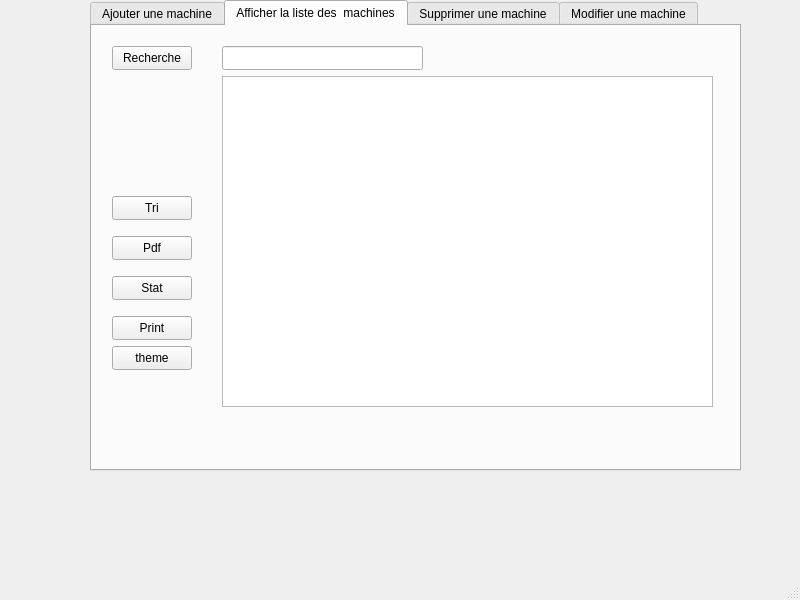
<?xml version="1.0" encoding="UTF-8"?>
<ui version="4.0">
 <class>MainWindow</class>
 <widget class="QMainWindow" name="MainWindow">
  <property name="geometry">
   <rect>
    <x>0</x>
    <y>0</y>
    <width>800</width>
    <height>600</height>
   </rect>
  </property>
  <property name="windowTitle">
   <string>MainWindow</string>
  </property>
  <widget class="QWidget" name="centralwidget">
   <widget class="QTabWidget" name="tabWidget">
    <property name="geometry">
     <rect>
      <x>90</x>
      <y>0</y>
      <width>651</width>
      <height>471</height>
     </rect>
    </property>
    <property name="currentIndex">
     <number>1</number>
    </property>
    <widget class="QWidget" name="tab">
     <attribute name="title">
      <string>Ajouter une machine</string>
     </attribute>
     <widget class="QGroupBox" name="groupBox">
      <property name="geometry">
       <rect>
        <x>80</x>
        <y>30</y>
        <width>451</width>
        <height>441</height>
       </rect>
      </property>
      <property name="title">
       <string>Ajouter machine</string>
      </property>
      <widget class="QLabel" name="label_3">
       <property name="geometry">
        <rect>
         <x>10</x>
         <y>180</y>
         <width>81</width>
         <height>16</height>
        </rect>
       </property>
       <property name="text">
        <string>DescriptionM</string>
       </property>
      </widget>
      <widget class="QLineEdit" name="le_etatM">
       <property name="geometry">
        <rect>
         <x>140</x>
         <y>80</y>
         <width>113</width>
         <height>20</height>
        </rect>
       </property>
      </widget>
      <widget class="QLineEdit" name="le_responsableM">
       <property name="geometry">
        <rect>
         <x>140</x>
         <y>130</y>
         <width>113</width>
         <height>20</height>
        </rect>
       </property>
      </widget>
      <widget class="QLineEdit" name="le_emplacementM">
       <property name="geometry">
        <rect>
         <x>140</x>
         <y>230</y>
         <width>113</width>
         <height>20</height>
        </rect>
       </property>
      </widget>
      <widget class="QLineEdit" name="le_descriptionM">
       <property name="geometry">
        <rect>
         <x>140</x>
         <y>180</y>
         <width>113</width>
         <height>20</height>
        </rect>
       </property>
      </widget>
      <widget class="QLabel" name="label_4">
       <property name="geometry">
        <rect>
         <x>10</x>
         <y>230</y>
         <width>91</width>
         <height>16</height>
        </rect>
       </property>
       <property name="text">
        <string>EmplacementM</string>
       </property>
      </widget>
      <widget class="QLabel" name="label_6">
       <property name="geometry">
        <rect>
         <x>10</x>
         <y>130</y>
         <width>101</width>
         <height>16</height>
        </rect>
       </property>
       <property name="text">
        <string>ResponsableM</string>
       </property>
      </widget>
      <widget class="QLabel" name="label_7">
       <property name="geometry">
        <rect>
         <x>10</x>
         <y>80</y>
         <width>47</width>
         <height>13</height>
        </rect>
       </property>
       <property name="text">
        <string>EtatM</string>
       </property>
      </widget>
      <widget class="QLineEdit" name="le_id_M">
       <property name="geometry">
        <rect>
         <x>140</x>
         <y>30</y>
         <width>113</width>
         <height>20</height>
        </rect>
       </property>
      </widget>
      <widget class="QLabel" name="label_8">
       <property name="geometry">
        <rect>
         <x>10</x>
         <y>30</y>
         <width>91</width>
         <height>16</height>
        </rect>
       </property>
       <property name="text">
        <string>Id_M</string>
       </property>
      </widget>
      <widget class="QPushButton" name="pb_ajouter">
       <property name="geometry">
        <rect>
         <x>110</x>
         <y>290</y>
         <width>75</width>
         <height>23</height>
        </rect>
       </property>
       <property name="text">
        <string>ajouter</string>
       </property>
      </widget>
     </widget>
    </widget>
    <widget class="QWidget" name="tab_2">
     <attribute name="title">
      <string>Afficher la liste des  machines</string>
     </attribute>
     <widget class="QTableView" name="tab_aff">
      <property name="geometry">
       <rect>
        <x>130</x>
        <y>50</y>
        <width>491</width>
        <height>331</height>
       </rect>
      </property>
     </widget>
     <widget class="QPushButton" name="pb_tri">
      <property name="geometry">
       <rect>
        <x>20</x>
        <y>170</y>
        <width>80</width>
        <height>24</height>
       </rect>
      </property>
      <property name="text">
       <string>Tri</string>
      </property>
     </widget>
     <widget class="QPushButton" name="pb_pdf">
      <property name="geometry">
       <rect>
        <x>20</x>
        <y>210</y>
        <width>80</width>
        <height>24</height>
       </rect>
      </property>
      <property name="text">
       <string>Pdf</string>
      </property>
     </widget>
     <widget class="QPushButton" name="pb_search">
      <property name="geometry">
       <rect>
        <x>20</x>
        <y>20</y>
        <width>80</width>
        <height>24</height>
       </rect>
      </property>
      <property name="text">
       <string>Recherche</string>
      </property>
     </widget>
     <widget class="QLineEdit" name="le_search">
      <property name="geometry">
       <rect>
        <x>130</x>
        <y>20</y>
        <width>201</width>
        <height>24</height>
       </rect>
      </property>
     </widget>
     <widget class="QPushButton" name="pb_stat">
      <property name="geometry">
       <rect>
        <x>20</x>
        <y>250</y>
        <width>80</width>
        <height>24</height>
       </rect>
      </property>
      <property name="text">
       <string>Stat</string>
      </property>
     </widget>
     <widget class="QPushButton" name="pb_imp">
      <property name="geometry">
       <rect>
        <x>20</x>
        <y>290</y>
        <width>80</width>
        <height>24</height>
       </rect>
      </property>
      <property name="text">
       <string>Print</string>
      </property>
     </widget>
     <widget class="QPushButton" name="toggleThemeButton">
      <property name="geometry">
       <rect>
        <x>20</x>
        <y>320</y>
        <width>80</width>
        <height>24</height>
       </rect>
      </property>
      <property name="text">
       <string>theme</string>
      </property>
     </widget>
    </widget>
    <widget class="QWidget" name="tab_3">
     <attribute name="title">
      <string>Supprimer une machine</string>
     </attribute>
     <widget class="QLabel" name="label_10">
      <property name="geometry">
       <rect>
        <x>30</x>
        <y>60</y>
        <width>101</width>
        <height>16</height>
       </rect>
      </property>
      <property name="text">
       <string>ID_Machine</string>
      </property>
     </widget>
     <widget class="QLineEdit" name="le_id_sup">
      <property name="geometry">
       <rect>
        <x>150</x>
        <y>60</y>
        <width>141</width>
        <height>20</height>
       </rect>
      </property>
     </widget>
     <widget class="QPushButton" name="pb_supprimer">
      <property name="geometry">
       <rect>
        <x>160</x>
        <y>120</y>
        <width>121</width>
        <height>23</height>
       </rect>
      </property>
      <property name="text">
       <string>Supprimer</string>
      </property>
     </widget>
    </widget>
    <widget class="QWidget" name="tab_7">
     <attribute name="title">
      <string>Modifier une machine</string>
     </attribute>
     <widget class="QLabel" name="label_15">
      <property name="geometry">
       <rect>
        <x>80</x>
        <y>190</y>
        <width>81</width>
        <height>16</height>
       </rect>
      </property>
      <property name="text">
       <string>DescriptionM</string>
      </property>
     </widget>
     <widget class="QLineEdit" name="le_descriptionMod">
      <property name="geometry">
       <rect>
        <x>210</x>
        <y>190</y>
        <width>113</width>
        <height>20</height>
       </rect>
      </property>
     </widget>
     <widget class="QLabel" name="label_16">
      <property name="geometry">
       <rect>
        <x>80</x>
        <y>40</y>
        <width>91</width>
        <height>16</height>
       </rect>
      </property>
      <property name="text">
       <string>Id_M</string>
      </property>
     </widget>
     <widget class="QLineEdit" name="le_etatMod">
      <property name="geometry">
       <rect>
        <x>210</x>
        <y>90</y>
        <width>113</width>
        <height>20</height>
       </rect>
      </property>
     </widget>
     <widget class="QLineEdit" name="le_responsableMod">
      <property name="geometry">
       <rect>
        <x>210</x>
        <y>140</y>
        <width>113</width>
        <height>20</height>
       </rect>
      </property>
     </widget>
     <widget class="QLabel" name="label_17">
      <property name="geometry">
       <rect>
        <x>80</x>
        <y>90</y>
        <width>47</width>
        <height>13</height>
       </rect>
      </property>
      <property name="text">
       <string>EtatM</string>
      </property>
     </widget>
     <widget class="QLabel" name="label_18">
      <property name="geometry">
       <rect>
        <x>80</x>
        <y>240</y>
        <width>91</width>
        <height>16</height>
       </rect>
      </property>
      <property name="text">
       <string>EmplacementM</string>
      </property>
     </widget>
     <widget class="QLineEdit" name="le_emplacementMod">
      <property name="geometry">
       <rect>
        <x>210</x>
        <y>240</y>
        <width>113</width>
        <height>20</height>
       </rect>
      </property>
     </widget>
     <widget class="QLabel" name="label_19">
      <property name="geometry">
       <rect>
        <x>80</x>
        <y>140</y>
        <width>101</width>
        <height>16</height>
       </rect>
      </property>
      <property name="text">
       <string>ResponsableM</string>
      </property>
     </widget>
     <widget class="QLineEdit" name="le_id_mod">
      <property name="geometry">
       <rect>
        <x>210</x>
        <y>40</y>
        <width>113</width>
        <height>20</height>
       </rect>
      </property>
     </widget>
     <widget class="QPushButton" name="pb_modifier">
      <property name="geometry">
       <rect>
        <x>200</x>
        <y>300</y>
        <width>75</width>
        <height>23</height>
       </rect>
      </property>
      <property name="text">
       <string>modifier</string>
      </property>
     </widget>
    </widget>
   </widget>
  </widget>
  <widget class="QMenuBar" name="menubar">
   <property name="geometry">
    <rect>
     <x>0</x>
     <y>0</y>
     <width>800</width>
     <height>21</height>
    </rect>
   </property>
  </widget>
  <widget class="QStatusBar" name="statusbar"/>
 </widget>
 <resources/>
 <connections/>
</ui>
